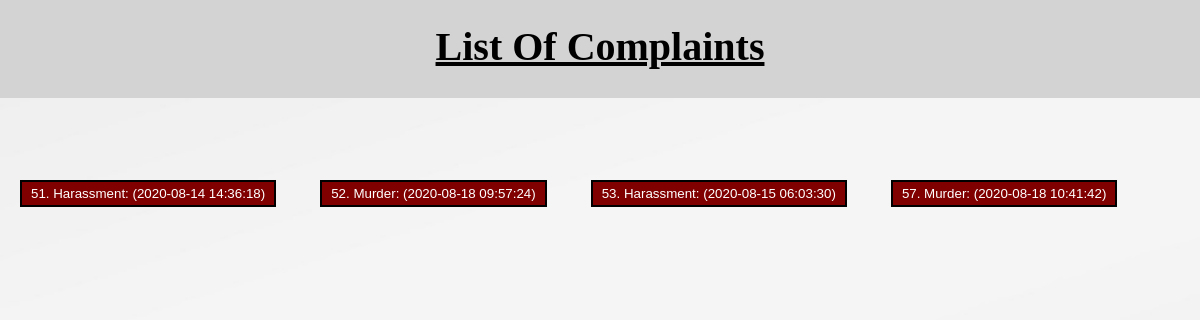
The page /bharatsign@/viewfir1.php (signed in) on the database its author committed.
### tables this page shows
CREATE TABLE `fir` (
  `fir_id` bigint(11) NOT NULL,
  `username` varchar(255) NOT NULL,
  `email` varchar(255) NOT NULL,
  `fir_category` varchar(255) NOT NULL,
  `section` text DEFAULT NULL,
  `date_of_crime` date NOT NULL,
  `time_of_crime` time NOT NULL,
  `fir_content` mediumtext DEFAULT NULL,
  `area_code` int(6) NOT NULL,
  `date_time_of_complaint` datetime NOT NULL DEFAULT current_timestamp(),
  `status` varchar(255) NOT NULL DEFAULT 'New',
  `last_modified_by` varchar(255) NOT NULL,
  `last_modified_by_user_role` int(1) NOT NULL DEFAULT 1,
  `last_modified_on` timestamp NOT NULL DEFAULT current_timestamp(),
  `proof1` longblob DEFAULT NULL,
  `proof2` longblob DEFAULT NULL,
  `proof3` longblob DEFAULT NULL,
  `photosign` longblob NOT NULL,
  `opticalsign` longblob NOT NULL,
  `suspect1_name` varchar(255) DEFAULT NULL,
  `suspect2_name` varchar(255) DEFAULT NULL,
  `suspect1_phone_number` bigint(10) DEFAULT NULL,
  `suspect2_phone_number` bigint(10) DEFAULT NULL,
  `victim1_name` varchar(255) DEFAULT NULL,
  `victim2_name` varchar(255) DEFAULT NULL,
  `victim1_phone_number` bigint(10) DEFAULT NULL,
  `victim2_phone_number` bigint(10) DEFAULT NULL
);

### bharatsign@/viewfir1.php (the view, shortened to what this page needs)
<!DOCTYPE html>
<html>
<head>
</head>
<body style="margin: 0px;background-image: url(images/white-red.jpg); background-attachment: fixed; background-size: 100% 100%;">
	<div style="margin-top: -22px; background-color: lightgrey; height: 120px;"><br>
		<h1 style="font-size: 40px; font-family: serif; color: black;text-decoration: underline;"  align="center">List Of Complaints</h1>
	</div>
	<br><br><br><br>
</body>
</html>
<?php
	include("config/db_connect.php");
	$u=$_SESSION['name'];
	$sql="SELECT * from fir where username like '$u'";
	$res=mysqli_query($conn,$sql);
	if(!$res){
		echo "ERROR";
	}
	else{
		while($r1=mysqli_fetch_row($res)){
			?>
			<html>
				<button class="btn"><a href="viewindi.php?id=<?php echo $r1[0];?>"><?php echo $r1[0].". ".$r1[3].": (".$r1[13].
				")";?></a> </button>
			</html>
			<?php
		}
	}
?>

### bharatsign@/viewfir1.php (style rules this page uses)
.btn { background-color:maroon; border: 2px solid black; color: white; margin:10px 20px; padding: 4px 9px; }
.btn a { color: white; text-decoration: none; }

### rows shown on the page
fir: fir_id "51", fir_category "Harassment", last_modified_on "2020-08-14 14:36:18"
fir: fir_id "52", fir_category "Murder", last_modified_on "2020-08-18 09:57:24"
fir: fir_id "53", fir_category "Harassment", last_modified_on "2020-08-15 06:03:30"
fir: fir_id "57", fir_category "Murder", last_modified_on "2020-08-18 10:41:42"
